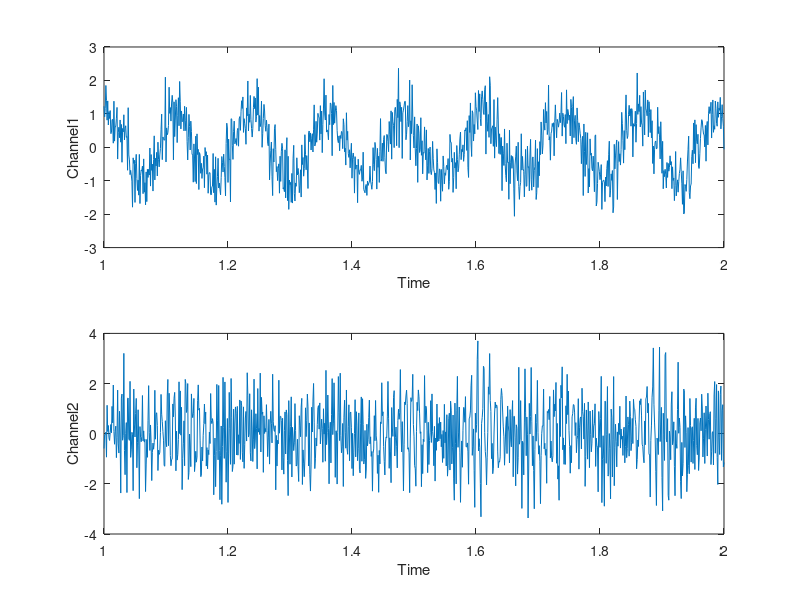

This chart was generated by the following MATLAB code: (Note: this script raises an error after producing the figure.)
        Original_data=zeros(1,30000);
%      Original_data=0.9*sin((1:10000)/19);
      Original_data=Original_data+random('Normal',0.008,0.004,1,30000);
      Original_data(find(Original_data<=0))=[];
      Original_data=cumsum(Original_data);
  
      Original_data=sin(Original_data(1,1:10000)*2*pi)+random('Normal',0,0.5,1,10000);
      

     Original_data(2,:)=zeros(1,10000);
    
     rand1=random('Normal',0,0.5,1,length(Original_data));
     rand2=random('Normal',0,0.8,1,length(Original_data));

    for i=13:length(Original_data)
        Original_data(2,i)=0.5*Original_data(1,i-12)-0.9*Original_data(2,i-5)+rand1(i);
    end        
   
       figure;
   subplot(2,1,1);plot([1000:2000].*0.001,Original_data(1,1000:2000));ylabel('Channel1');xlabel('Time');
   subplot(2,1,2);plot([1000:2000].*0.001,Original_data(2,1000:2000));ylabel('Channel2');xlabel('Time');

 lowf=5;
highf=12;
freq=1000;
fz=freq/2;
[b,a]=ellip(6,3,50,highf/fz);

sf=filtfilt(b,a,Original_data(2,:));
[b,a]=ellip(6,3,50,lowf/fz,'high');

sf=filtfilt(b,a,sf);

			thetamax_ts = [];
			max_theta = min(sf);
			threshold = 1/8 * max_theta;
			
			len_theta = length(sf);
			
			flag_over = 0;
			flag1 = 0;
			flag2 = 0;
			
			for i=1:len_theta
                
                if ~flag_over & (sf(i) < threshold)
                    flag_over = 1;
                    flag1 = 1;
                    p_start = i;
                end
                if flag_over & (sf(i) > threshold)
                    flag_over = 0;
                    flag2 = 1;
                    p_end = i;
                end
                if flag1 & flag2
                    [ad_max,p_max] = max(sf(p_start:p_end));
                    thetamax_ts=[thetamax_ts,p_max+p_start-1];
                    flag1 = 0;
                    flag2 = 0;
                end
            end
        thetamax_ts_original=thetamax_ts*0.001;
        thetamax_ts=thetamax_ts_original;
        add_ts=[];
        for i=1:length(thetamax_ts)
add_ts=[add_ts,thetamax_ts(i)+random('Normal',0.01,0.05,1,15)-0.02];
end
thetamax_ts=add_ts;
thetamax_ts(find(diff(thetamax_ts)<0.0005))=[];
thetamax_ts(find(thetamax_ts<=0|thetamax_ts>=10))=[];
thetamax_ts=[0.001,thetamax_ts,9.999];
[bindata,temp]=hist(thetamax_ts,10000);
% bindata=bindata+random('Normal',0,0.1,1,length(bindata));

    M=[];
    bin_width=[1:2:50];
    for j=1:length(bin_width)
        Data_length=floor(length(Original_data(1,:))/bin_width(j));
        Data=zeros(2,Data_length);
        for k=1:Data_length
            temp_s=(k-1)*bin_width(j)+1;temp_e=k*bin_width(j);
            Data(1,k)=mean(Original_data(1,temp_s:temp_e));
            Data(2,k)=mean(Original_data(2,temp_s:temp_e));
        end
%         [Data(2,:),temp]=hist(thetamax_ts,Data_length);

        fs=1000/bin_width(j);
        MORDER_band=[1;ceil(50/bin_width(j))];
        NFFT=512;
        fre_band=[0;fs/2];
        Temp=causality_try1to1(Data,fre_band,fs,NFFT,MORDER_band);
        C_uncondition(j).C=Temp.Fx2y;
        Fre(j).F=Temp.F;
        M=[M,Temp.MORDER];
        
    end
    figure;
    for j=1:length(bin_width)
        subplot(length(bin_width),1,j);plot(Fre(j).F,C_uncondition(j).C);
         set(gca,'xlim',[0 250]);set(gca,'ylim',[0 5])
    end

   
       figure;
   subplot(2,1,1);plot([1000:2000].*0.001,Original_data(1,1000:2000));ylabel('Channel1');xlabel('Time');
   subplot(2,1,2);plot([1000:2000].*0.001,bindata(1000:2000));ylabel('Channel2');xlabel('Time');
figure;
plot(M,'r.')
%         
%     for i=2:length(Original_data)
%         Original_data(3,i)=0.5*Original_data(3,i-1)+Original_data(2,i-1)+rand2(i);
%     end        
%  lowf=6;
% highf=10;
% freq=1000;
% fz=freq/2;
% [b,a]=ellip(6,3,50,highf/fz);
% 
% sf=filtfilt(b,a,Original_data(2,:));
% [b,a]=ellip(6,3,50,lowf/fz,'high');
% 
% sf=filtfilt(b,a,sf);
% 
% 			thetamax_ts = [];
% 			max_theta = min(sf);
% 			threshold = 1/8 * max_theta;
% 			
% 			len_theta = length(sf);
% 			
% 			flag_over = 0;
% 			flag1 = 0;
% 			flag2 = 0;
% 			
% 			for i=1:len_theta
%                 
%                 if ~flag_over & (sf(i) < threshold)
%                     flag_over = 1;
%                     flag1 = 1;
%                     p_start = i;
%                 end
%                 if flag_over & (sf(i) > threshold)
%                     flag_over = 0;
%                     flag2 = 1;
%                     p_end = i;
%                 end
%                 if flag1 & flag2
%                     [ad_max,p_max] = min(sf(p_start:p_end));
%                     thetamax_ts=[thetamax_ts,p_max+p_start-1];
%                     flag1 = 0;
%                     flag2 = 0;
%                 end
%             end
%         thetamax_ts_original=thetamax_ts*0.001;
%         thetamax_ts=thetamax_ts_original;
%         add_ts=[];
%         for i=1:length(thetamax_ts)
% add_ts=[add_ts,thetamax_ts(i)+random('Normal',0.002,0.03,1,15)-0.007];
% end
% thetamax_ts=add_ts;
% thetamax_ts(find(diff(thetamax_ts)<0.0005))=[];
% thetamax_ts(find(thetamax_ts<=0|thetamax_ts>=10))=[];
% thetamax_ts=[0.001,thetamax_ts,9.999];
